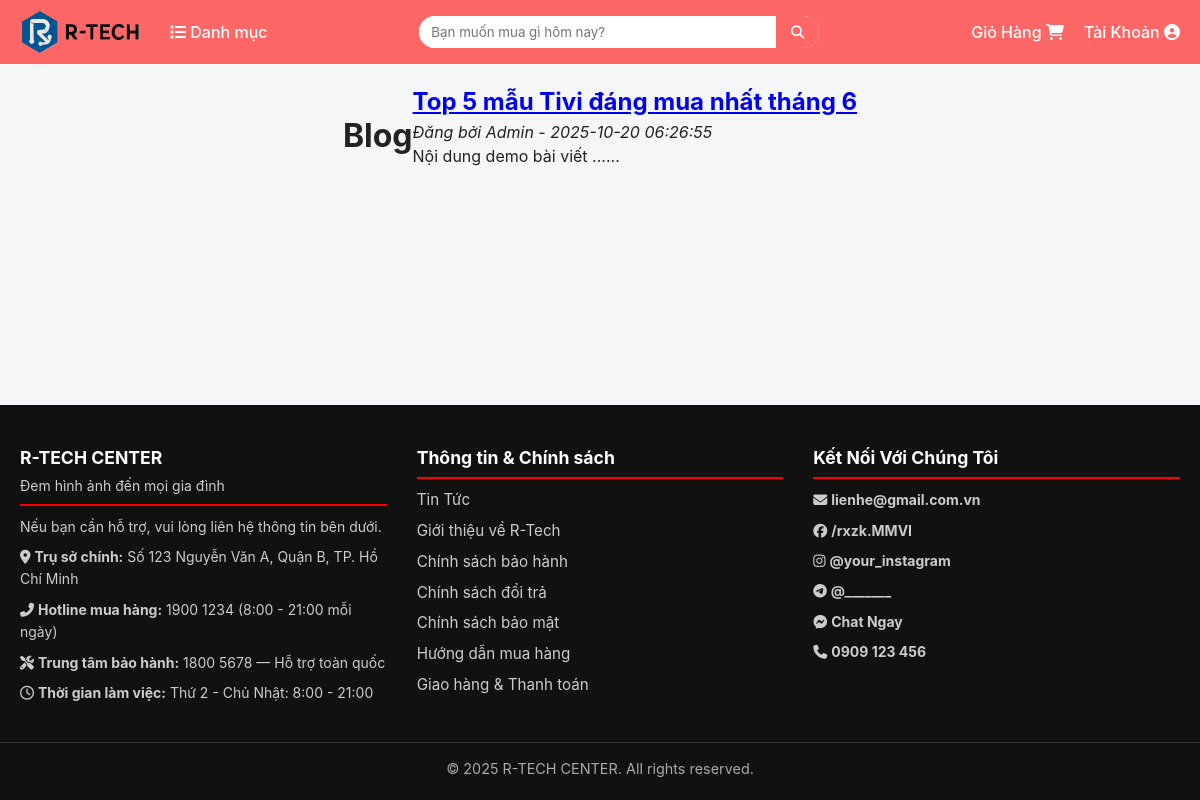
Screenshot of /blog.php with the database file from the repository.
### tables this page shows
CREATE TABLE IF NOT EXISTS posts (
  id INT AUTO_INCREMENT PRIMARY KEY,
  title VARCHAR(255),
  content TEXT,
  author VARCHAR(100),
  created_at TIMESTAMP DEFAULT CURRENT_TIMESTAMP
);

### blog.php (the view, shortened to what this page needs)
<?php
include 'includes/header.php';
$res = $conn->query('SELECT * FROM posts ORDER BY created_at DESC');
?>
<!doctype html><html><head><meta charset='utf-8'><title>Blog</title><link rel="stylesheet" href="assets/css/style.css"></head><body>
<main style="padding:20px">
<h1>Blog</h1>
<?php while($r=$res->fetch_assoc()): ?>
<article style="margin-bottom:20px">
  <h2><a href="blog.php?id=<?= $r['id'] ?>"><?= htmlspecialchars($r['title']) ?></a></h2>
  <p><em>Đăng bởi <?= htmlspecialchars($r['author']) ?> - <?= $r['created_at'] ?></em></p>
  <p><?= nl2br(substr(htmlspecialchars($r['content']),0,300)) ?>...</p>
</article>
<?php endwhile; ?>
</main>
<?php include 'includes/footer.php'; ?>
</body></html>

### assets/css/style.css (style rules this page uses)
* { margin: 0; padding: 0; box-sizing: border-box; font-family: "Inter", system-ui, sans-serif; }
html, body { height: 100%; margin: 0; padding: 0; display: flex; flex-direction: column; }
main { flex: 1; display: flex; justify-content: center; align-items: center; }
html, body { height: 100%; margin: 0; padding: 0; }
html, body { height: 100%; margin: 0; }
body { display: flex; flex-direction: column; min-height: 100vh; }
main { flex: 1; }
body { background-color: #f4f6f8; color: #222; line-height: 1.5; display: flex; flex-direction: column; min-height: 100vh; }
main, .main-content, .container { flex: 1; }

### assets/css/auth.css (style rules this page uses)
body { font-family: "Segoe UI", sans-serif; background: #f0f2f5; margin: 0; padding: 0; min-height: 100vh; display: flex; flex-direction: column; }

### assets/css/product-detail.css (style rules this page uses)
body { font-family: "Segoe UI", Roboto, sans-serif; background: #f5f6fa; color: #333; margin: 0; padding: 0; }

### assets/css/admin.css (style rules this page uses)
body { margin: 0; font-family: "Segoe UI", Roboto, sans-serif; background: #f3f4f6; color: #333; }
body { font-family: "Segoe UI", sans-serif; background: #f4f6f8; margin: 0; display: flex; }

### rows the page displays
posts: title "Top 5 mẫu Tivi đáng mua nhất tháng 6", author "Admin", created_at "2025-10-20 06:26:55", content "Nội dung demo bài viết ..."
